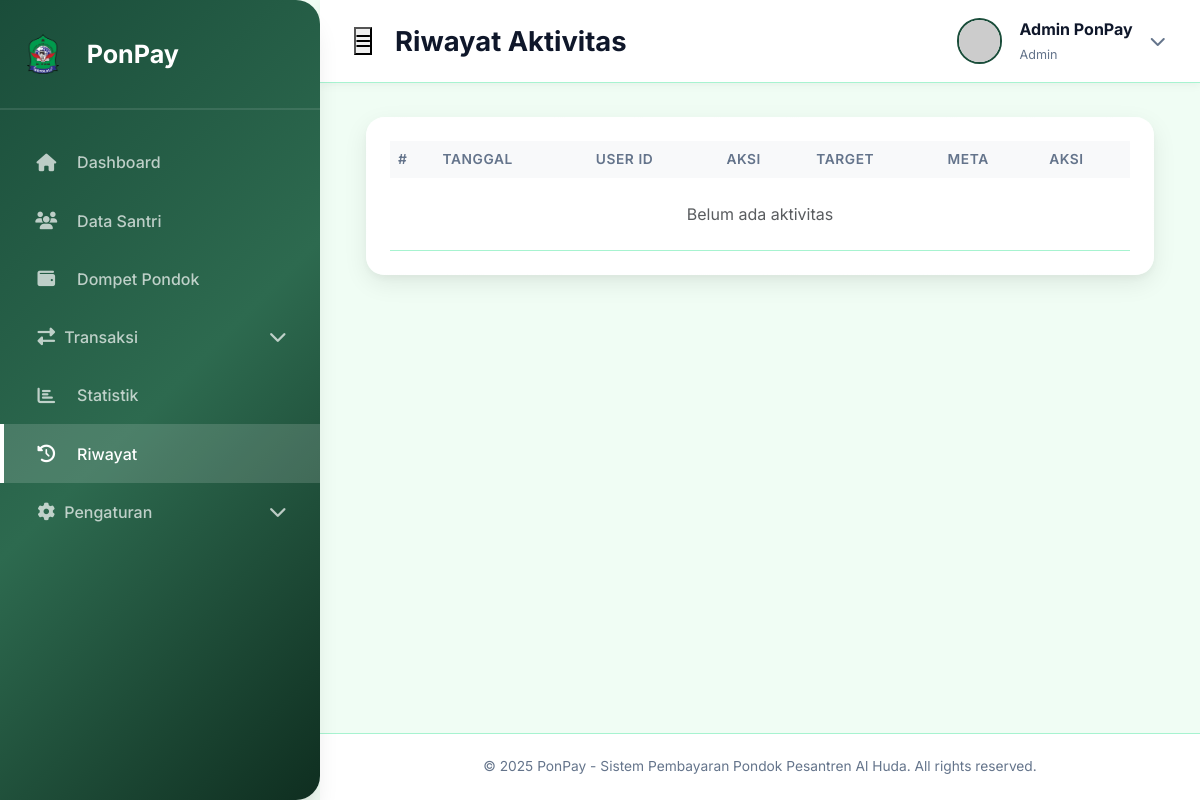
Before: /history/ with the older database file.
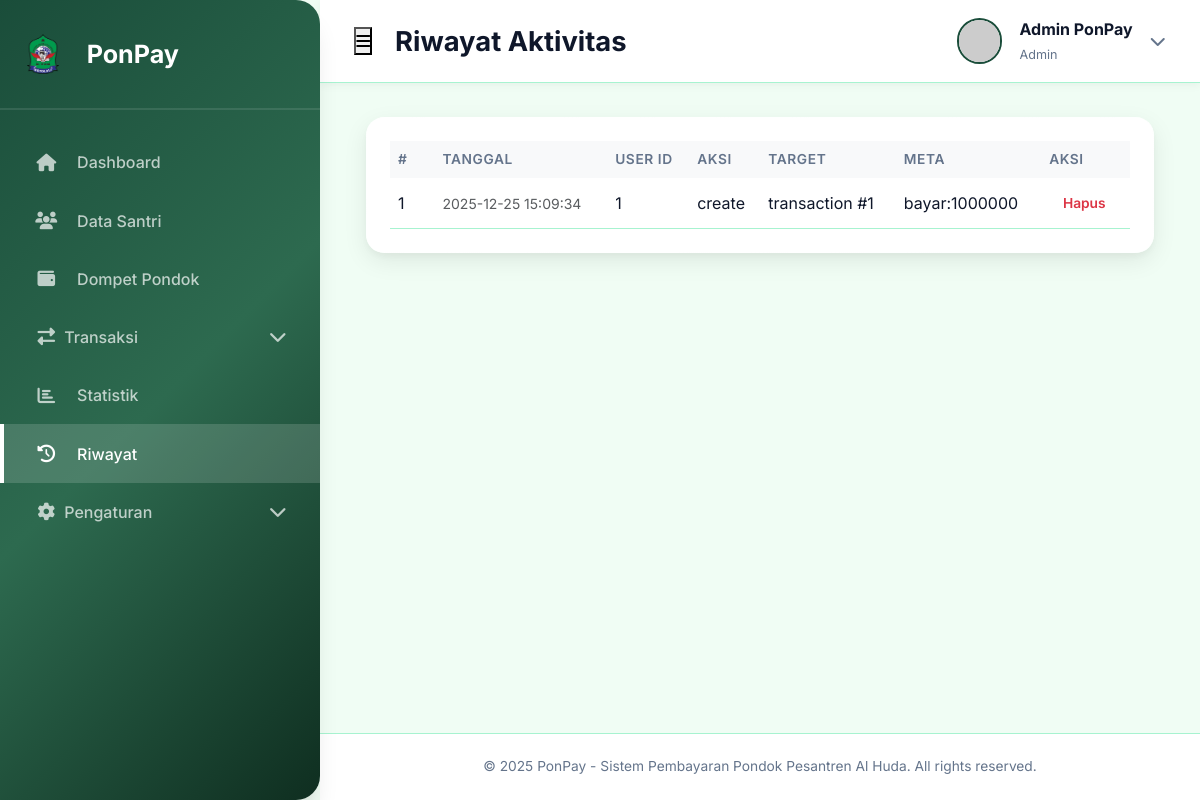
After: the same page with the newer database file.
### tables this page shows
CREATE TABLE history (
            id INTEGER PRIMARY KEY AUTOINCREMENT,
            user_id INTEGER,
            action TEXT NOT NULL,
            target_type TEXT,
            target_id INTEGER,
            meta TEXT,
            created_at TIMESTAMP DEFAULT CURRENT_TIMESTAMP
        );

### routes.py (the view)
@history_bp.route('/')
def index():
    entries = get_history(500)
    entries = [dict(e) for e in entries] if entries else []
    return render_template('history.html', entries=entries)

### db.py (called while the page is built)
def get_db():
    if 'db' not in g:
        g.db = sqlite3.connect(current_app.config['DATABASE'])
        g.db.row_factory = sqlite3.Row  # Enable column access by name
    return g.db

def query_db(query, args=(), one=False):
    cursor = get_db().cursor()
    cursor.execute(query, args)
    rv = cursor.fetchall()
    cursor.close()
    return (rv[0] if rv else None) if one else rv

def get_history(limit=200):
    return query_db('SELECT * FROM history ORDER BY created_at DESC LIMIT ?', (limit,))

### templates/history.html (shortened to what this page needs)
{% extends 'base.html' %}
{% block page_title %}Riwayat Aktivitas{% endblock %}
{% block content %}
<div class="container-fluid">
    <div class="card">
        <div class="card-body">
            <div class="table-responsive">
                <table class="table table-hover mb-0">
                    <thead class="table-light">
                        <tr>
                            <th style="width:6%">#</th>
                            <th>Tanggal</th>
                            <th>User ID</th>
                            <th>Aksi</th>
                            <th>Target</th>
                            <th>Meta</th>
                            <th style="width:12%">Aksi</th>
                        </tr>
                    </thead>
                    <tbody>
                        {% if entries %}
                            {% for e in entries %}
                            <tr>
                                <td>{{ loop.index }}</td>
                                <td><small class="text-muted">{{ e.created_at }}</small></td>
                                <td>{{ e.user_id or '-' }}</td>
                                <td>{{ e.action }}</td>
                                <td>{{ e.target_type or '-' }} {% if e.target_id %}#{{ e.target_id }}{% endif %}</td>
                                <td>{{ e.meta or '-' }}</td>
                                <td>
                                    <form action="{{ url_for('history.delete', entry_id=e.id) }}" method="POST" onsubmit="return confirm('Yakin hapus entri ini?');">
                                        <button class="btn btn-sm btn-outline-danger">Hapus</button>
                                    </form>
                                </td>
                            </tr>
                            {% endfor %}
                        {% else %}
                            <tr>
                                <td colspan="7" class="text-center text-muted py-4">Belum ada aktivitas</td>
                            </tr>
                        {% endif %}
                    </tbody>
                </table>
            </div>
        </div>
    </div>
</div>
{% endblock %}

Changed rows visible on the page:
added history: created_at "2025-12-25 15:09:34", user "1", action "create", target_type "transaction", target_id "1", meta "bayar:1000000"
Other visible differences:
text no longer shown: "Belum ada aktivitas"
